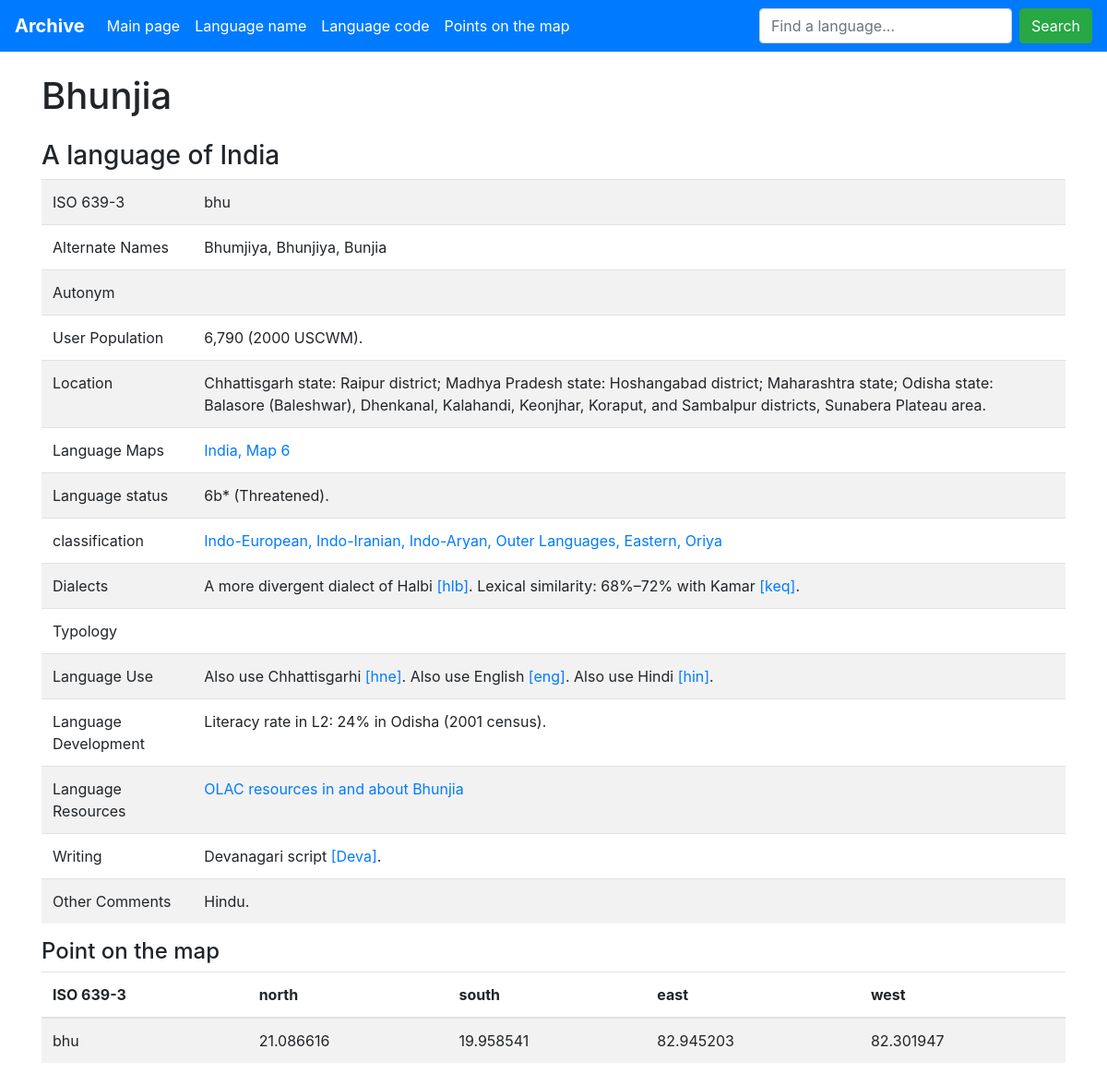
Page /language/bhu/ on the committed database.
### langs/models.py (models this page shows, shortened)
class Language(models.Model):
    language_name = models.TextField()
    language_of = models.TextField()
    iso = models.ForeignKey(Iso, on_delete=models.CASCADE)
    alternate_names = models.TextField()
    autonym = models.TextField()
    user_population = models.TextField()
    location = models.TextField()
    language_maps = models.TextField()
    language_status = models.TextField()
    classification = models.TextField()
    dialects = models.TextField()
    typology = models.TextField()
    language_use = models.TextField()
    language_development = models.TextField()
    language_resource = models.TextField()
    writing = models.TextField()
    other_comments = models.TextField()
    class Meta:
        db_table = 'language'

class Iso(models.Model):
    iso = models.CharField(max_length=3)
    class Meta:
        db_table = 'iso'
    def __str__(self):
        return self.iso

class MapPoint(models.Model):
    iso = models.ForeignKey(Iso, on_delete=models.CASCADE)
    north = models.FloatField()
    south = models.FloatField()
    east = models.FloatField()
    west = models.FloatField()
    class Meta:
        db_table = 'map_point'

### langs/views.py (the view)
# urls.py: path('language/<str:iso>/', LangDetailView.as_view(), name='map_detail'),
class LangDetailView(views.View):
    def get(self, request, iso):
        context = {
            'language': Language.objects.get(iso__iso=iso),
            'point': MapPoint.objects.get(iso__iso=iso),
        }
        return render(request, 'langs/lang_detail.html', context=context)

### langs/templates/langs/lang_detail.html (shortened to what this page needs)
{% extends './base.html' %}
{% load static %}
{% block header %}
    <div class="container my-4">
        <h1>{{ language.language_name }}</h1>
    </div>
{% endblock %}
{% block content %}
    <div class="container my-4">
        <h3>A language of {{ language.language_of|safe}}</h3>
        <table class="table table-striped">
            <tbody>
                <tr>
                    <td>ISO 639-3</td>
                    <td>{{ language.iso|safe }}</td>
                </tr>
                <tr>
                    <td>Alternate Names</td>
                    <td>{{ language.alternate_names|safe }}</td>
                </tr>
                <tr>
                    <td>Autonym</td>
                    <td>{{ language.autonym|safe}}</td>
                </tr>
                <tr>
                    <td>User Population</td>
                    <td>{{ language.user_population|safe }}</td>
                </tr>
                <tr>
                    <td>Location</td>
                    <td>{{ language.location|safe }}</td>
                </tr>
                <tr>
                    <td>Language Maps</td>
                    <td>{{ language.language_maps|safe }}</td>
                </tr>
                <tr>
                    <td>Language status</td>
                    <td>{{ language.language_status|safe }}</td>
                </tr>
                <tr>
                    <td>classification</td>
                    <td>{{ language.classification|safe }}</td>
                </tr>
                <tr>
                    <td>Dialects</td>
                    <td>{{ language.dialects|safe }}</td>
                </tr>
                <tr>
                    <td>Typology</td>
                    <td>{{ language.typology|safe }}</td>
                </tr>
                <tr>
                    <td>Language Use</td>
                    <td>{{ language.language_use|safe }}</td>
                </tr>
                <tr>
                    <td>Language Development</td>
                    <td>{{ language.language_development|safe }}</td>
                </tr>
                <tr>
                    <td>Language Resources</td>
                    <td>{{ language.language_resource|safe }}</td>
                </tr>
                <tr>
                    <td>Writing</td>
                    <td>{{ language.writing|safe }}</td>
                </tr>
                <tr>
                    <td>Other Comments</td>
                    <td>{{ language.other_comments|safe }}</td>
                </tr>
            </tbody>
        </table>
        <h4>Point on the map</h4>
        <table class="table table-striped">
              <thead>
                <tr>
                  <th scope="col">ISO 639-3</th>
                  <th scope="col">north</th>
                  <th scope="col">south</th>
                  <th scope="col">east</th>
                  <th scope="col">west</th>
                </tr>
              </thead>
              <tbody>
                  <tr>
                    <td>{{ point.iso }}</td>
                    <td>{{ point.north }}</td>
                    <td>{{ point.south }}</td>
                    <td>{{ point.east }}</td>
                    <td>{{ point.west }}</td>
                  </tr>
              </tbody>
        </table>
    </div>
{% endblock %}

### rows in the picture
Language: language_name "Bhunjia", language_of "India", iso "bhu", alternate_names "Bhumjiya, Bhunjiya, Bunjia", user_population "6,790 (2000 USCWM).", location "Chhattisgarh state: Raipur district; Madhya Pradesh state: Hoshangabad district; Maharashtra state; Odisha state: Balasore (Baleshwar), Dhenkanal, Kalahandi, Keonjhar, Koraput, and Sambalpur districts, Sunabera Plateau area.", language_maps "India, Map 6", language_status "6b* (Threatened).", classification "Indo-European, Indo-Iranian, Indo-Aryan, Outer Languages, Eastern, Oriya", dialects "A more divergent dialect of Halbi [hlb] . Lexical similarity: 68%–72% with Kamar [keq] .", language_use "Also use Chhattisgarhi [hne] . Also use English [eng] . Also use Hindi [hin] .", language_development "Literacy rate in L2: 24% in Odisha (2001 census).", language_resource "OLAC resources in and about Bhunjia", writing "Devanagari script [Deva] .", other_comments "Hindu."
MapPoint: iso "bhu", north "21.086616", south "19.958541", east "82.945203", west "82.301947"
